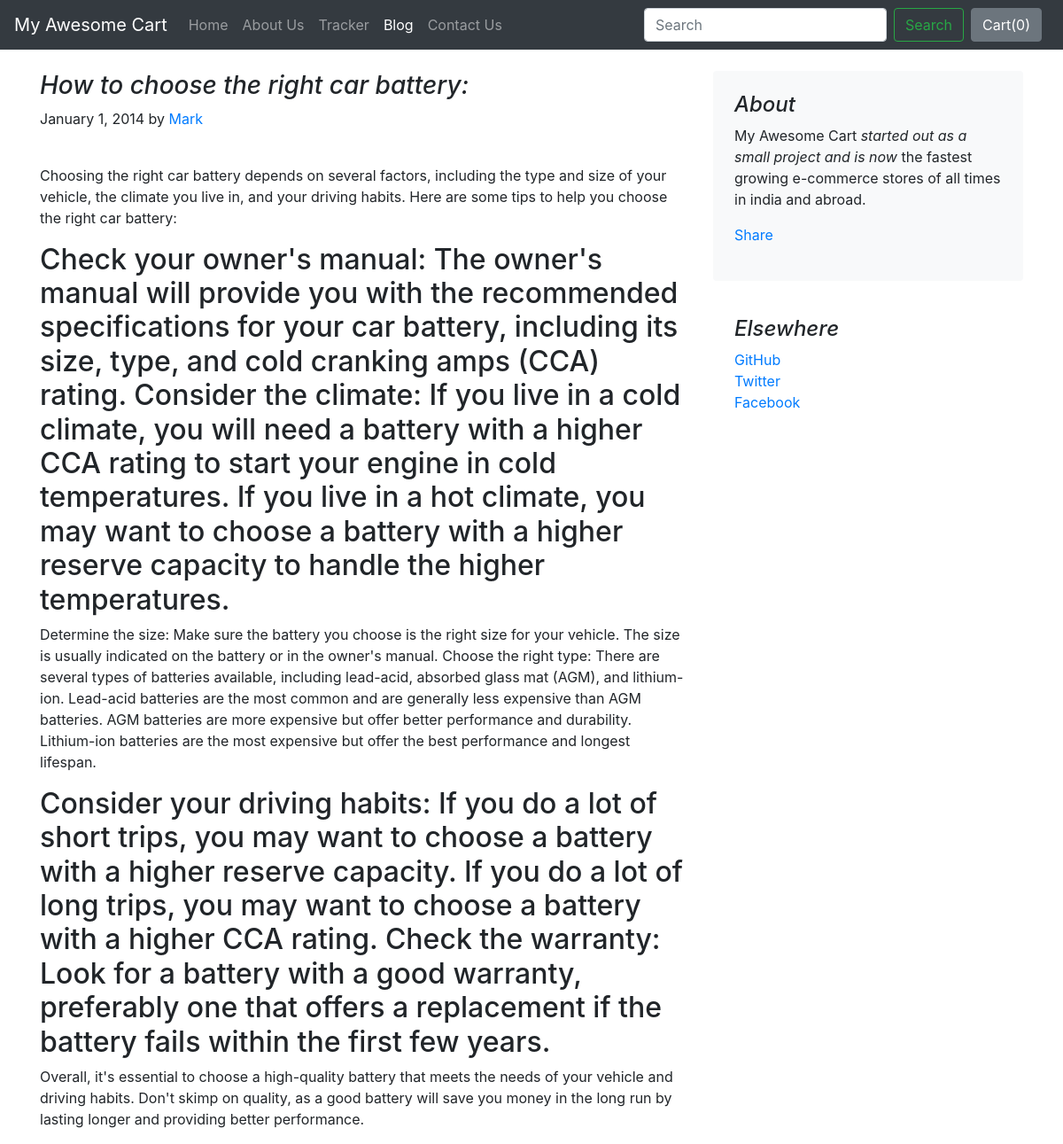
The page /blog/blogpost/1 on the database its author committed.
### blog/models.py (models this page shows)
class Blogpost(models.Model):
    post_id = models.AutoField(primary_key=True)
    title = models.CharField(max_length=50)
    head0 = models.CharField(max_length=500, default="")
    chead0 = models.CharField(max_length=5000, default="")
    head1 = models.CharField(max_length=500, default="")
    chead1 = models.CharField(max_length=5000, default="")
    head2 = models.CharField(max_length=500, default="")
    chead2 = models.CharField(max_length=5000, default="")
    pub_date = models.DateField()
    thumbnail = models.ImageField(upload_to='shop/images', default="")
    def __str__(self):
        return self.title

### blog/views.py (the view)
# urls.py: path("blogpost/<int:id>", views.blogpost, name="blogHome")
def blogpost(request, id):
    post = Blogpost.objects.filter(post_id = id)[0]
    print(post)
    return render(request, 'blog/blogpost.html',
                  {'post':post})

### blog/templates/blog/blogpost.html (shortened to what this page needs)
{% extends 'blog/basic.html' %}
{% block body %}
<div class="container">
    <div class="row mt-4">
        <div class="col-md-8 blog-main">
            <h3 class="font-italic">
                {{post.title}}
            </h3>
            <div class="blog-post">
                <p class="blog-post-meta">January 1, 2014 by <a href="#">Mark</a></p>
                <div class="fb-like" data-href="http://127.0.0.1:8000/blog/blogpost/{{post.post_id}}" data-layout="standard" data-action="like" data-size="large" data-show-faces="false" data-share="true"></div><br>
                <p>{{post.chead0}}</p>
                <h2>{{post.head1}}</h2>
                <p>{{post.chead1}}</p>
                <h2>{{post.head2}}</h2>
                <p>{{post.chead2}}</p>
            </div>
        </div>
        <aside class="col-md-4 blog-sidebar">
            <div class="p-4 mb-3 bg-light rounded">
                <h4 class="font-italic">About</h4>
                <p class="mb-0">My Awesome Cart <em>started out as a small project and is now</em> the fastest growing e-commerce stores of all times in india and abroad.</p>
                <div class="my-3 fb-share-button" data-href="http://127.0.0.1:8000/blog/blogpost/{{post.post_id}}" data-layout="button_count" data-size="large"><a target="_blank" href="https://www.facebook.com/sharer/sharer.php?u=http%3A%2F%2F127.0.0.1%3A8000%2Fblog%2Fblogpost%2F4&amp;src=sdkpreparse" class="fb-xfbml-parse-ignore">Share</a></div>
            </div>
            <div class="p-4">
                <h4 class="font-italic">Elsewhere</h4>
                <ol class="list-unstyled">
                    <li><a href="#">GitHub</a></li>
                    <li><a href="#">Twitter</a></li>
                    <li><a href="#">Facebook</a></li>
                </ol>
            </div>
        </aside>
    </div>
</div>
{% endblock %}

### rows shown on the page
Blogpost: title "How to choose the right car battery:", chead0 "Choosing the right car battery depends on several factors, including the type and size of your vehicle, the climate you live in, and your driving habits. Here are some tips to help you choose the right car battery:", head1 "Check your owner's manual: The owner's manual will provide you with the recommended specifications for your car battery, including its size, type, and cold cranking amps (CCA) rating. Consider the climate: If you live in a cold climate, you will need a battery with a higher CCA rating to start your engine in cold temperatures. If you live in a hot climate, you may want to choose a battery with a higher reserve capacity to handle the higher temperatures.", chead1 "Determine the size: Make sure the battery you choose is the right size for your vehicle. The size is usually indicated on the battery or in the owner's manual. Choose the right type: There are several types of batteries available, including lead-acid, absorbed glass mat (AGM), and lithium-ion. Lead-acid batteries are the most common and are generally less expensive than AGM batteries. AGM batteries are more expensive but offer better performance and durability. Lithium-ion batteries are the most expensive but offer the best performance and longest lifespan.", head2 "Consider your driving habits: If you do a lot of short trips, you may want to choose a battery with a higher reserve capacity. If you do a lot of long trips, you may want to choose a battery with a higher CCA rating. Check the warranty: Look for a battery with a good warranty, preferably one that offers a replacement if the battery fails within the first few years.", chead2 "Overall, it's essential to choose a high-quality battery that meets the needs of your vehicle and driving habits. Don't skimp on quality, as a good battery will save you money in the long run by lasting longer and providing better performance."
